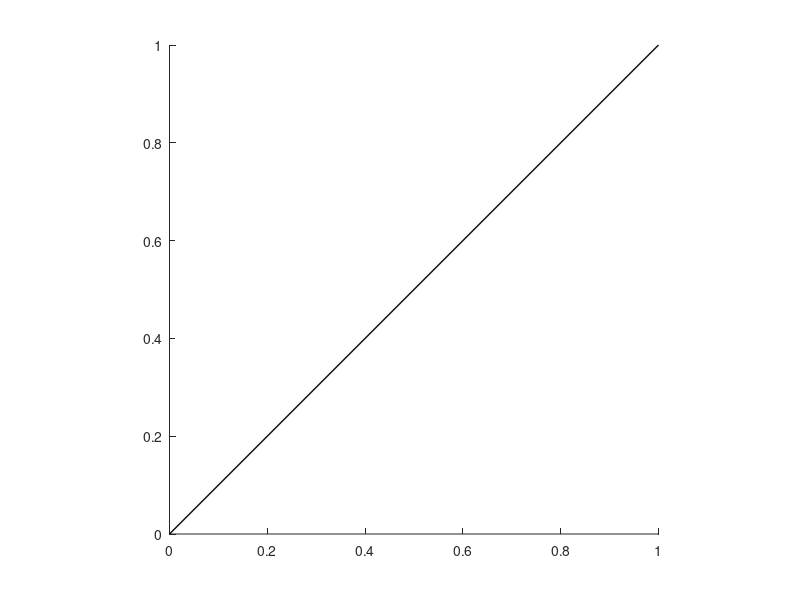

This figure's MATLAB source:
% unityslope        --> Draws a line of unit slope in the current axes

function h = unityslope(linewidth,linespec)
if(~exist('linewidth')) linewidth = 1; end; 
if(~exist('linespec')) linespec = 'k'; end; 

v = axis; hold on; 
lb = min(v); ub = max(v); x = [lb ub];
h = plot(x,x,linespec,'LineWidth',linewidth);
axis square; 

return